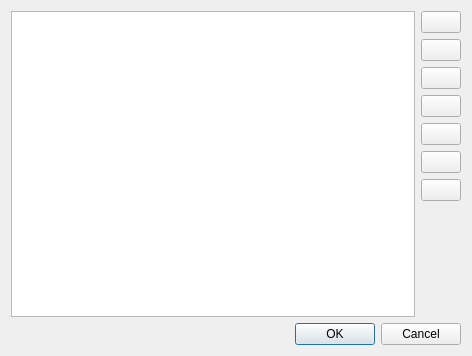
<?xml version="1.0" encoding="UTF-8"?>
<ui version="4.0">
 <class>AssembleScanDialog</class>
 <widget class="QDialog" name="AssembleScanDialog">
  <property name="geometry">
   <rect>
    <x>0</x>
    <y>0</y>
    <width>472</width>
    <height>356</height>
   </rect>
  </property>
  <property name="windowTitle">
   <string>Сборка детали</string>
  </property>
  <layout class="QVBoxLayout" name="verticalLayout_2">
   <item>
    <layout class="QHBoxLayout" name="horizontalLayout">
     <item>
      <widget class="QListWidget" name="sourcesList">
       <property name="selectionMode">
        <enum>QAbstractItemView::ContiguousSelection</enum>
       </property>
      </widget>
     </item>
     <item>
      <layout class="QVBoxLayout" name="verticalLayout">
       <item>
        <widget class="QPushButton" name="addButton">
         <property name="text">
          <string/>
         </property>
         <property name="icon">
          <iconset resource="tango-icons.qrc">
           <normaloff>:/icons/actions/icons/actions/list-add.png</normaloff>:/icons/actions/icons/actions/list-add.png</iconset>
         </property>
        </widget>
       </item>
       <item>
        <widget class="QPushButton" name="removeButton">
         <property name="text">
          <string/>
         </property>
         <property name="icon">
          <iconset resource="tango-icons.qrc">
           <normaloff>:/icons/actions/icons/actions/list-remove.png</normaloff>:/icons/actions/icons/actions/list-remove.png</iconset>
         </property>
        </widget>
       </item>
       <item>
        <widget class="QPushButton" name="clearButton">
         <property name="text">
          <string/>
         </property>
         <property name="icon">
          <iconset resource="tango-icons.qrc">
           <normaloff>:/icons/actions/icons/actions/edit-clear.png</normaloff>:/icons/actions/icons/actions/edit-clear.png</iconset>
         </property>
        </widget>
       </item>
       <item>
        <widget class="QPushButton" name="moveTopButton">
         <property name="text">
          <string/>
         </property>
         <property name="icon">
          <iconset resource="tango-icons.qrc">
           <normaloff>:/icons/actions/icons/actions/go-top.png</normaloff>:/icons/actions/icons/actions/go-top.png</iconset>
         </property>
        </widget>
       </item>
       <item>
        <widget class="QPushButton" name="moveUpButton">
         <property name="text">
          <string/>
         </property>
         <property name="icon">
          <iconset resource="tango-icons.qrc">
           <normaloff>:/icons/actions/icons/actions/go-up.png</normaloff>:/icons/actions/icons/actions/go-up.png</iconset>
         </property>
        </widget>
       </item>
       <item>
        <widget class="QPushButton" name="moveDownButton">
         <property name="text">
          <string/>
         </property>
         <property name="icon">
          <iconset resource="tango-icons.qrc">
           <normaloff>:/icons/actions/icons/actions/go-down.png</normaloff>:/icons/actions/icons/actions/go-down.png</iconset>
         </property>
        </widget>
       </item>
       <item>
        <widget class="QPushButton" name="moveBottomButton">
         <property name="text">
          <string/>
         </property>
         <property name="icon">
          <iconset resource="tango-icons.qrc">
           <normaloff>:/icons/actions/icons/actions/go-bottom.png</normaloff>:/icons/actions/icons/actions/go-bottom.png</iconset>
         </property>
        </widget>
       </item>
       <item>
        <spacer name="verticalSpacer">
         <property name="orientation">
          <enum>Qt::Vertical</enum>
         </property>
         <property name="sizeHint" stdset="0">
          <size>
           <width>20</width>
           <height>40</height>
          </size>
         </property>
        </spacer>
       </item>
      </layout>
     </item>
    </layout>
   </item>
   <item>
    <widget class="QDialogButtonBox" name="buttonBox">
     <property name="orientation">
      <enum>Qt::Horizontal</enum>
     </property>
     <property name="standardButtons">
      <set>QDialogButtonBox::Cancel|QDialogButtonBox::Ok</set>
     </property>
    </widget>
   </item>
  </layout>
 </widget>
 <resources>
  <include location="tango-icons.qrc"/>
 </resources>
 <connections>
  <connection>
   <sender>buttonBox</sender>
   <signal>accepted()</signal>
   <receiver>AssembleScanDialog</receiver>
   <slot>accept()</slot>
   <hints>
    <hint type="sourcelabel">
     <x>248</x>
     <y>254</y>
    </hint>
    <hint type="destinationlabel">
     <x>157</x>
     <y>274</y>
    </hint>
   </hints>
  </connection>
  <connection>
   <sender>buttonBox</sender>
   <signal>rejected()</signal>
   <receiver>AssembleScanDialog</receiver>
   <slot>reject()</slot>
   <hints>
    <hint type="sourcelabel">
     <x>316</x>
     <y>260</y>
    </hint>
    <hint type="destinationlabel">
     <x>286</x>
     <y>274</y>
    </hint>
   </hints>
  </connection>
 </connections>
</ui>
